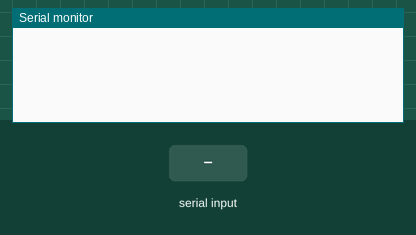
Recording of a sketch running on a simulated Arduino Uno, built with avr-gcc and run on an emulated ATmega328P. On the bench: the last lines printed to the serial monitor. The inputs (shaded band) are chosen by the test bench.

Above: at 0.9 s.
1.0 s: "0" received over Serial
At 1.3 s:
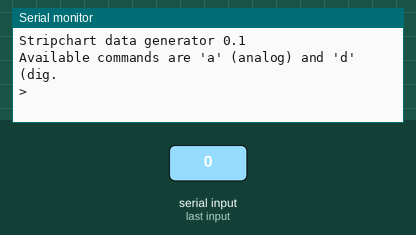
2.5 s: "a90\n" received over Serial
At 3.5 s:
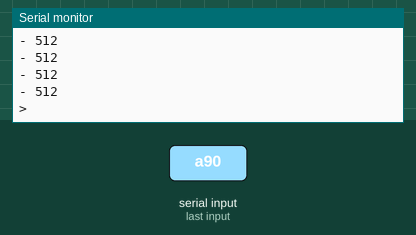

Measured:
- after the input at 1.0 s, the serial monitor: prints a new line at once (image 1)
- after the input at 2.5 s, the serial monitor: prints a new line at once (image 2)

The sketch:

stripchart.pde
```cpp
/*
  Arduino stripchart generator
  To be used with Charter app (search for it on the Mac App Store)
  (C) Paolo Bosetti 2011
*/
#define VERSION      "0.1"
#define PROMPT       Serial.println(">")
#define LOOP_DELAY   1
#define ANALOG_PINS  6
#define DIGITAL_PINS 14
#define BAUD         115200

void setup(void)
{
  // start serial port
  Serial.begin(BAUD);
  while (Serial.available() == 0) {
    delay(10);
  }
  Serial.print("Stripchart data generator ");
  Serial.println(VERSION);
  Serial.println("Available commands are 'a' (analog) and 'd' (dig.");
  for (int i = 0; i < DIGITAL_PINS; i++) {
    pinMode(i, INPUT);
  }

  PROMPT;
}


void loop(void)
{
  static uint8_t v = 0;
  char ch;
  if (Serial.available()) {
    ch = Serial.read();
    // Serial command parsing:
    switch(ch) {
    case '0'...'9': // Accumulates values
      v = v * 10 + ch - '0';
      break;

    case 'a':
      if (v > 0 && v <= ANALOG_PINS) {
        Serial.println(analogRead(v-1));
      }
      else {
        Serial.println("---");
        for (int i = 0; i < ANALOG_PINS; i++) {
          Serial.print("- ");
          Serial.println(analogRead(i));
        }
      }
      v = 0;
      PROMPT;
      break;

    case 'd':
      if (v > 0 && v <= DIGITAL_PINS) {
        Serial.println(analogRead(v-1));
      }
      else {
        Serial.println("---");
        for (int i = 0; i < DIGITAL_PINS; i++) {
          Serial.print("- ");
          Serial.println(digitalRead(i));
        }
      }
      v = 0;
      PROMPT;
      break;

    }
  }
  else {
    delay(LOOP_DELAY);
  }
}
```
